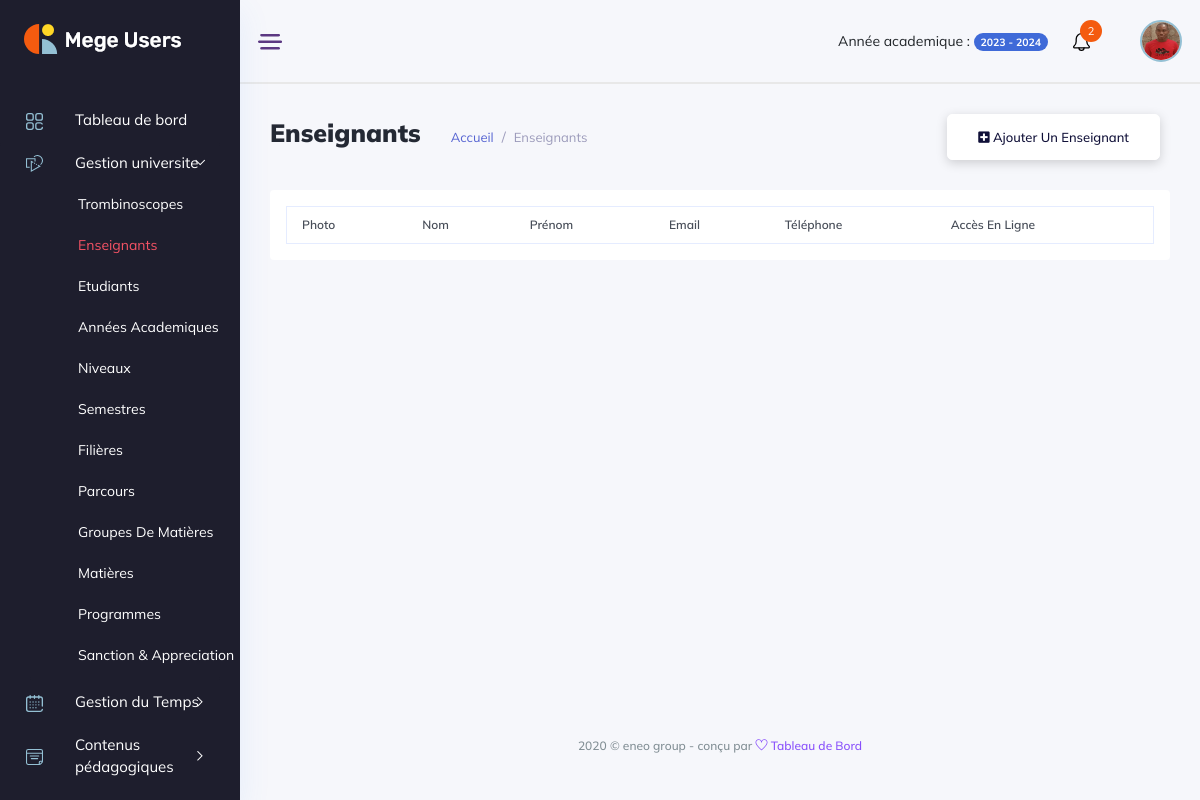
/gestion_universite/teachers/ (signed in), run on an earlier commit of the app's database.
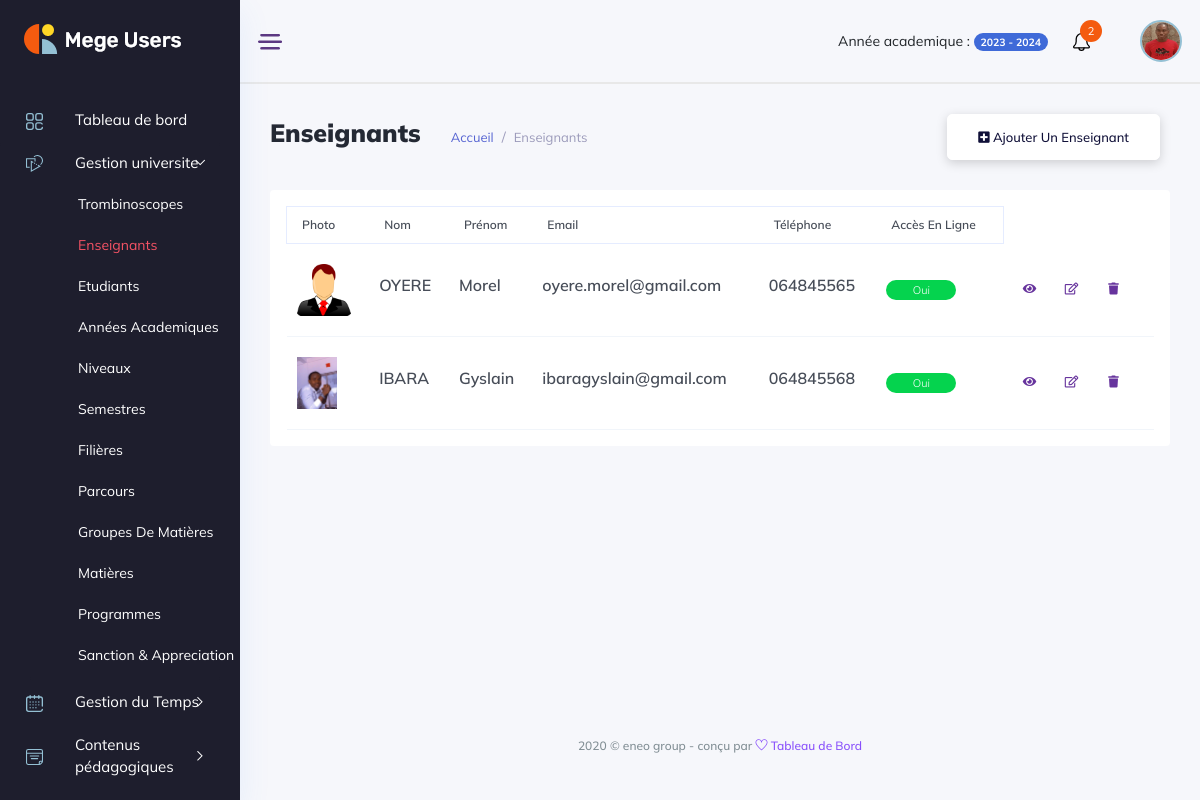
And on a later commit of the database.
### backend/models/gestion_ecole.py (models this page shows, shortened)
class Teacher(models.Model):
    lastname = models.CharField(max_length=50, blank=True)
    firstname = models.CharField(max_length=50, blank=True)
    address = models.CharField(max_length=50, blank=True)
    tel = models.CharField(max_length=20, blank=True)
    city = models.CharField(max_length=17, choices=cities, blank=True)
    sex = models.CharField(max_length=10, choices=sexes, blank=True)
    bithday = models.DateField(blank=True, null=True)
    nationality = models.CharField(max_length=20, blank=True)
    email = models.CharField(max_length=120, unique=True, blank=True)
    school = models.ForeignKey(Etablishment, on_delete=models.CASCADE, null=True, blank=True)
    status = models.CharField(max_length=20, blank=True)
    last_diploma = models.CharField(max_length=20, choices=last_diploma, blank=True,)
    picture = models.ImageField(upload_to="teacher_images", blank=True, null=True)
    type_of_counter = models.CharField(max_length=20, blank=True)
    start_of_contrat = models.DateField(blank=True, null=True)
    end_of_contrat = models.DateField(blank=True, null=True)
    created_at = models.DateTimeField(auto_now_add=True, null=True)
    updated_at = models.DateTimeField(auto_now=True, null=True)
    def file_exists(self):
        if self.picture:
            return os.path.exists(settings.MEDIA_ROOT / str(self.picture))
        return False

### manager_dashboard/views/gestion_universite_view.py (the view, shortened to what this page needs)
class TeacherView(View):
    template = "manager_dashboard/gestion_universite/enseignants.html"
    def dispatch(self,request, *args, **kwargs):
        if not request.user.is_authenticated:
            return redirect('backend:login')
        if request.user.is_manager or request.user.is_admin:
            return super().dispatch(request, *args, **kwargs)
        return redirect('backend:logout')
    def get(self, request, *args, **kwargs):
        teachers = Teacher.objects.filter(school=request.user.school).order_by('-created_at')
        context = {'teachers': teachers}
        return render(request, template_name=self.template, context=context)

### manager_dashboard/templates/manager_dashboard/gestion_universite/enseignants.html (shortened to what this page needs)
{% extends '../base.html' %}
{% load static %}
{% block content %}
<div class="main_content_iner overly_inner ">
    <div class="container-fluid p-0 ">
        <div class="row">
            <div class="col-12">
                <div class="page_title_box d-flex flex-wrap align-items-center justify-content-between">
                    <div class="page_title_left d-flex align-items-center">
                        <h3 class="f_s_25 f_w_700 dark_text mr_30">Enseignants</h3>
                        <ol class="breadcrumb page_bradcam mb-0">
                            <li class="breadcrumb-item"><a class='text-primary' href='{% url "manager_dashboard:index" %}'>Accueil</a></li>
                            <li class="breadcrumb-item"><a>Enseignants</a></li>
                        </ol>
                    </div>
                    <div class="page_title_right">
                        <div class="page_date_button d-flex align-items-center">
                            <a href='{% url "manager_dashboard:add_teacher" %}' class="white_btn3"><i class="fas fa-plus-square"></i>  Ajouter un Enseignant</a>
                        </div>
                    </div>
                </div>
            </div>
        </div>
        <div class="row">
            <div class="col-lg-12">
                <div class="card QA_section border-0">
                    <div class="card-body QA_table ">
                        <div class="table-responsive shopping-cart ">
                            <table class="table mb-0">
                                <thead>
                                    <tr>
                                        <th class="border-top-0">Photo</th>
                                        <th class="border-top-0">Nom</th>
                                        <th class="border-top-0">Prénom</th>
                                        <th class="border-top-0">Email</th>
                                        <th class="border-top-0">Téléphone</th>
                                        <th class="border-top-0">Accès en ligne</th>
                                    </tr>
                                </thead>
                                <tbody id="elementList">
                                    {% for teacher in teachers %}
                                        <tr data-id="{{ teacher.id }}">
                                            <td>
                                                {% if teacher.file_exists %}
                                                    <img src="{{ teacher.picture.url }}" alt height="52" alt="">
                                                {% else %}
                                                <img src="{% static 'img/staf/teacher.png' %}" alt height="52">
                                                {% endif %}
                                            </td>
                                            <td><h6> {{ teacher.lastname }} </h6></td>
                                            <td><h6> {{ teacher.firstname }} </h6></td>
                                            <td><h6> {{ teacher.email }} </h6></td>
                                            <td><h6> {{ teacher.tel }} </h6></td>
                                            <td><a class="status_btn">Oui</a></td>
                                            <td>
                                                <div class="action_btns d-flex">
                                                    <a href='{% url "manager_dashboard:teacher_detail" teacher.id %}' class="action_btn mr_10"> <i class="fas fa-eye"></i> </a>
                                                    <a href='{% url "manager_dashboard:edit_teacher" teacher.id %}' class="action_btn mr_10"> <i class="far fa-edit"></i> </a>
                                                    <a href="#" onclick='deleteTeacher({{ teacher.id}})' class="action_btn"> <i class="fas fa-trash"></i> </a>
                                                </div>
                                            </td>
                                        </tr>
                                    {% endfor %}
                                </tbody>
                            </table>
                        </div>
                    </div>
                </div>
            </div>
        </div>
    </div>
</div>
{% endblock content %}

### manager_dashboard/templates/manager_dashboard/base.html (shortened to what this page needs)
<!DOCTYPE html>
{% load static %}
<html lang="fr">
<head>
    <link rel="stylesheet" href="{% static 'css/bootstrap1.min.css' %}" />
    <link rel="stylesheet" href="{% static 'vendors/themefy_icon/themify-icons.css' %}" />
    <link rel="stylesheet" href="{% static 'vendors/niceselect/css/nice-select.css' %}" />
    <link rel="stylesheet" href="{% static 'vendors/owl_carousel/css/owl.carousel.css' %}" />
    <link rel="stylesheet" href="{% static 'vendors/gijgo/gijgo.min.css' %}" />
    <link rel="stylesheet" href="{% static 'vendors/font_awesome/css/all.min.css' %}" />
    <link rel="stylesheet" href="{% static 'vendors/tagsinput/tagsinput.css' %}" />
    <link rel="stylesheet" href="{% static 'vendors/datepicker/date-picker.css' %}" />
    <link rel="stylesheet" href="{% static 'vendors/vectormap-home/vectormap-2.0.2.css' %}" />
    <link rel="stylesheet" href="{% static 'vendors/scroll/scrollable.css' %}" />
    <link rel="stylesheet" href="{% static 'vendors/datatable/css/jquery.dataTables.min.css' %}" />
    <link rel="stylesheet" href="{% static 'vendors/datatable/css/responsive.dataTables.min.css' %}" />
    <link rel="stylesheet" href="{% static 'vendors/datatable/css/buttons.dataTables.min.css' %}" />
    <link rel="stylesheet" href="{% static 'vendors/text_editor/summernote-bs4.css' %}" />
    <link rel="stylesheet" href="{% static 'vendors/morris/morris.css' %}">
    <link rel="stylesheet" href="{% static 'vendors/material_icon/material-icons.css' %}" />
    <link rel="stylesheet" href="{% static 'css/metisMenu.css' %}">
    <link rel="stylesheet" href="{% static 'css/style1.css' %}" />
    <link rel="stylesheet" href="{% static 'css/colors/default.css' %}" id="colorSkinCSS">
</head>
<body class="crm_body_bg">
    <nav class="sidebar dark_sidebar">
        <div class="logo d-flex justify-content-between">
            <a class="large_logo" href="index-2.html"><img src="{% static 'img/logo_white.png' %}" alt></a>
        </div>
        <ul id="sidebar_menu">
            <li class>
                <a href='{% url "manager_dashboard:index" %}' aria-expanded="false">
                    <div class="nav_icon_small">
                    <img src="{% static 'img/menu-icon/dashboard.svg' %}" alt>
                    </div>
                    <div class="nav_title">
                        <span>Tableau de bord</span>
                    </div>
                </a>
            </li>
            <li class>
                <a class="has-arrow" href="#" aria-expanded="false">
                    <div class="nav_icon_small">
                        <img src="{% static 'img/menu-icon/16.svg' %}" alt>
                    </div>
                    <div class="nav_title">
                        <span>Gestion universite </span>
                    </div>
                </a>
                <ul>
                    <li><a href='{% url "manager_dashboard:trombinoscopes" %}'>Trombinoscopes</a></li>
                    <li><a href='{% url "manager_dashboard:teachers" %}'>Enseignants</a></li>
                    <li><a href='{% url "manager_dashboard:students" %}'>Etudiants</a></li>
                    <li><a href='{% url "manager_dashboard:years" %}'>Années academiques</a></li>
                    <li><a href='{% url "manager_dashboard:levels" %}'>Niveaux</a></li>
                    <li><a href='{% url "manager_dashboard:semesters" %}'>Semestres</a></li>
                    <li><a href='{% url "manager_dashboard:sectors" %}'>Filières</a></li>
                    <li><a href='{% url "manager_dashboard:careers" %}'>Parcours</a></li>
                    <li><a href='{% url "manager_dashboard:group_subjects" %}'>Groupes de Matières</a></li>
                    <li><a href='{% url "manager_dashboard:subjects" %}'>Matières</a></li>
                    <li><a href='{% url "manager_dashboard:programs" %}'>Programmes</a></li>
                    <li><a href='{% url "manager_dashboard:sanction_appreciations" %}'>Sanction & Appreciation</a></li>
                </ul>
            </li>
            <li class>
                <a class="has-arrow" href="#" aria-expanded="false">
                    <div class="nav_icon_small">
                        <img src="{% static 'img/menu-icon/15.svg' %}" alt>
                    </div>
                    <div class="nav_title">
                        <span>Gestion du Temps </span>
                    </div>
                </a>
            </li>
            <li class>
                <a class="has-arrow" href="#" aria-expanded="false">
                    <div class="nav_icon_small">
                        <img src="{% static 'img/menu-icon/11.svg' %}" alt>
                    </div>
                    <div class="nav_title">
                        <span>Contenus pédagogiques </span>
                    </div>
                </a>
            </li>
            <li class>
                <a class="has-arrow" href="#" aria-expanded="false">
                </a>
            </li>
        </ul>
    </nav>
    <section class="main_content dashboard_part large_header_bg">
        <div class="container-fluid g-0">
            <div class="row">
                <div class="col-lg-12 p-0 ">
                    <div class="header_iner d-flex justify-content-between align-items-center">
                        <div class="line_icon open_miniSide d-none d-lg-block">
                            <img src="{% static 'img/line_img.png' %}" alt>
                        </div>
                        <div class="header_right d-flex justify-content-between align-items-center">
                            <div class="header_notification_warp d-flex align-items-center">
                                <li style="margin-right: 25px;">
                                    Année academique :
                                    <span class="badge rounded-pill bg-primary">2023 - 2024</span>
                                </li>
                                <li>
                                    <a class="bell_notification_clicker" href="#"> <img src="{% static 'img/icon/bell.svg' %}" alt><span>2</span></a>
                                </li>
                            </div>
                            <div class="profile_info">
                                <img src="{% static 'img/membre.jpg' %}" width="50" height="50" alt="#">
                            </div>
                        </div>
                    </div>
                </div>
            </div>
        </div>
        {% block content %}{% endblock %}
        <div class="footer_part">
            <div class="container-fluid">
                <div class="row">
                    <div class="col-lg-12">
                        <div class="footer_iner text-center">
                            <p>2020 © eneo group - conçu par <a href="#"> <i class="ti-heart"></i> </a><a href="#"> Tableau de Bord</a></p>
                        </div>
                    </div>
                </div>
            </div>
        </div>
    </section>
</body>
</html>

### elimu_universite/static/css/metisMenu.css (style rules this page uses)
.metismenu .has-arrow { position:relative }
.metismenu .has-arrow::after { position:absolute;content:'';transform:rotate(-90deg) translate(0,-50%);transform-origin:top;top:50%;transition:all .3s ease-out;right:40px;content:"\e64b";font-family:themify;color:#a5adc6;font-weight:600;font-size:14px }
.metismenu .mm-active>.has-arrow::after,.metismenu .has-arrow[aria-expanded=true]::after { transform:rotate(180deg) translate(0,-50%) }

What changed in the data, as far as the page shows it:
added Teacher: lastname "OYERE", firstname "Morel", email "oyere.morel@gmail.com", tel "064845565"
now on this page (row edited): Teacher: picture (picture), lastname "IBARA", firstname "Gyslain", email "ibaragyslain@gmail.com", tel "064845568"
